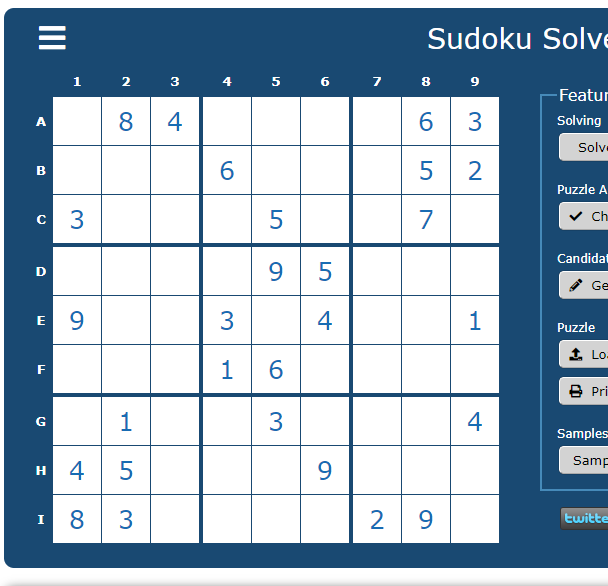
#> input picture test_images/easyBoard.png, 608 x 586 px, given in place of the camera
$ python video.py
#> lines starting #> are read from the running program, lines starting #| are printed output that depends on the picture; after the words box and inside, x2 and y2 are one past the last pixel; in counts of white or black regions, pixels touching at a corner belong together
import cv2
import numpy as np

def contours(img):
    contours, hierarchy = cv2.findContours(img, cv2.RETR_EXTERNAL, cv2.CHAIN_APPROX_NONE)
    for i in contours:
        area = cv2.contourArea(i)
        print(area)
        if area > 200:
            cv2.drawContours(imgContour, i, -1, (255, 0, 0), 3)
            perimeter = cv2.arcLength(i, True)
            approximation = cv2.approxPolyDP(i, 0.02 * perimeter, True)
            print(approximation)
            # check if rectangle and continue if not
            if len(approximation) != 4:
                continue
            x, y, w, h = cv2.boundingRect(approximation)
            cv2.rectangle(imgContour, (x, y), (x + w, y + h), (0, 255, 0), 5)
            cropped = imgCopy[y:(y+h), x:(x+w)]
            cv2.imshow("Cropped Board", cropped)


vid = cv2.VideoCapture("/dev/video2") # this video is for the second webcam on my laptop
while(True):
    ret, img = vid.read()
#> img is the input picture: shape (586, 608, 3); mean B, G, R 197.6, 181.1, 161.8
    imgContour = img.copy()
    imgCopy = img.copy()

    imgGray = cv2.cvtColor(img, cv2.COLOR_BGR2GRAY)
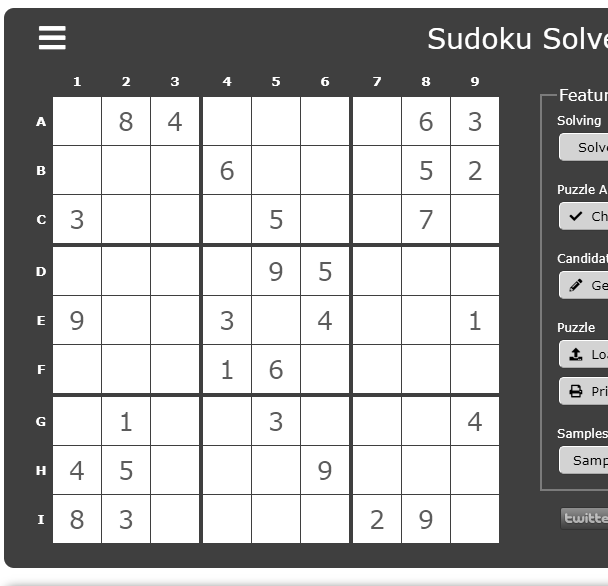
#> imgGray: shape (586, 608); min 0, max 255, mean 177.1
    imgBlur = cv2.GaussianBlur(imgGray, (5, 5), 1)
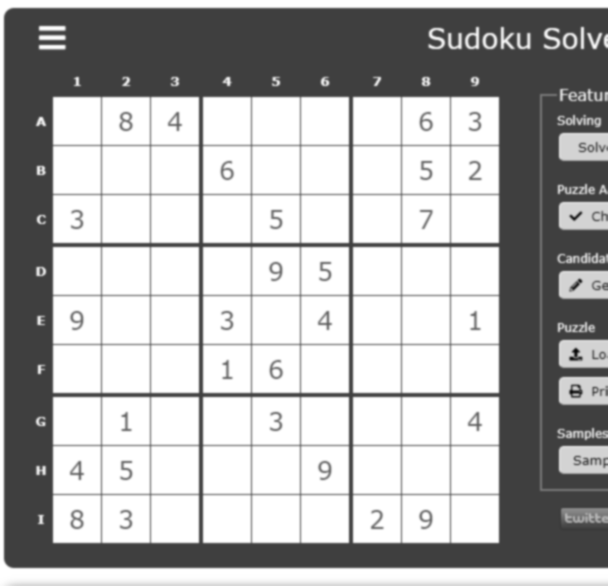
#> imgBlur: shape (586, 608); min 9, max 255, mean 177.1
    imgCanny = cv2.Canny(imgBlur, 50, 50)
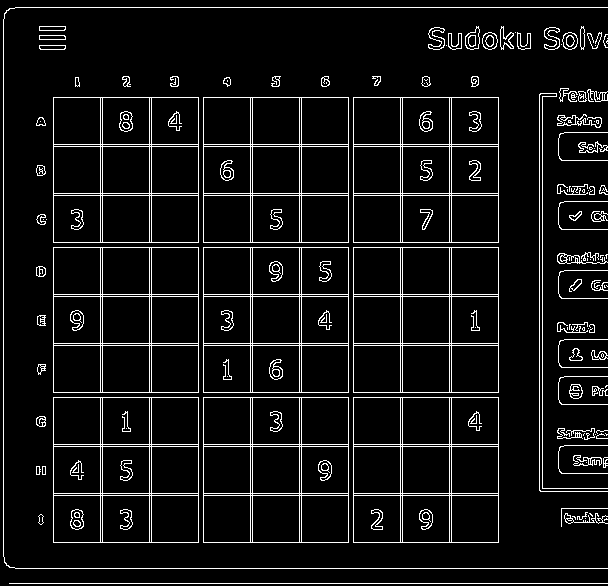
#> imgCanny: shape (586, 608); 7.3% white in thin lines or dots
    kernel = np.ones((5, 5))
    imgDil = cv2.dilate(imgCanny, kernel, iterations=1)
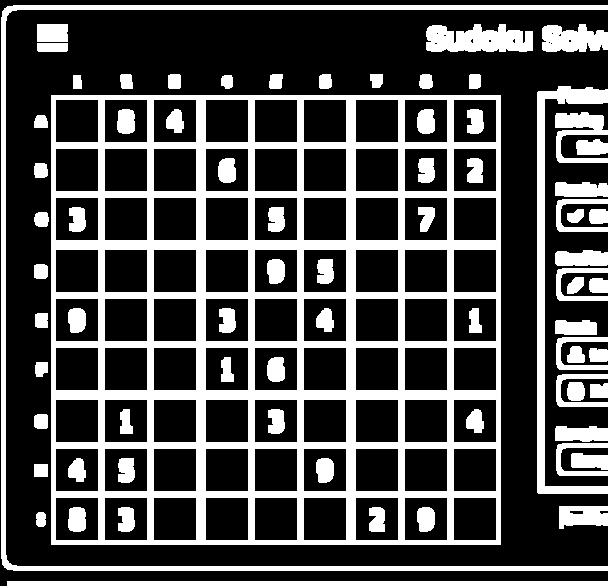
#> imgDil: shape (586, 608); 29.4% white; 75 white regions, largest, box (x1, y1, x2, y2) and area: (51, 95, 501, 545) 59616, (1, 5, 608, 571) 8846, (537, 86, 608, 494) 4619
    closing = cv2.morphologyEx(imgCanny, cv2.MORPH_CLOSE, kernel)
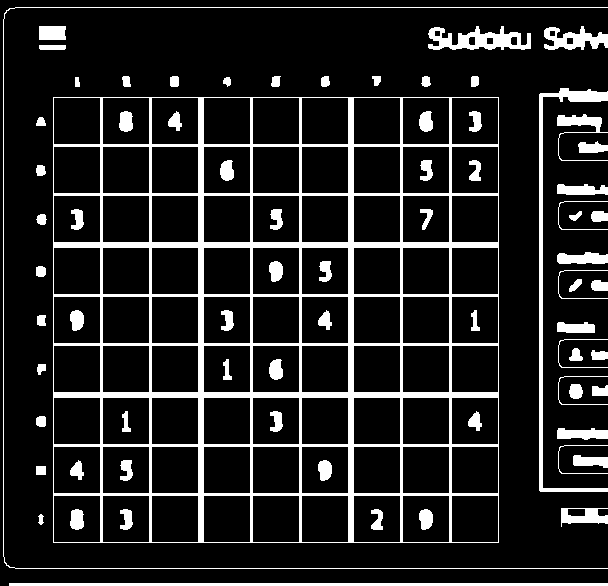
#> closing: shape (586, 608); 13.5% white; 75 white regions
    contours(closing)
#> in contours, `contours, hierarchy = cv2.findContours(img, cv2.RETR_EXTERNAL, cv2.CHA..`: contours = 47 contours, 6 with area under 20; largest, box (x1, y1, x2, y2) and area: (53, 97, 499, 543) 198025, (539, 88, 608, 492) 1902, (428, 26, 531, 50) 1344, (9, 583, 608, 586) 1196, (544, 26, 608, 50) 804
#> the loop in contours, `for i in contours:` made 47 passes
#> (area, perimeter, approximation, x, y, w, h) on passes 7, 22, 32, 46: (407, 124.1, [[557, 430], [557, 438], [607, 438], [607, 430]], 557, 430, 51, 9), (434, 122.6, [[607, 254], [559, 253], [557, 261], [607, 262]], 557, 253, 51, 10), (198025, 1780, [[53, 97], [53, 542], [498, 542], [498, 97]], 53, 97, 446, 446), (332, 78.83, [[39, 26], [39, 39], [65, 39], [65, 26]], 39, 26, 27, 14)
#> (area, perimeter, approximation) on pass 1: (1196, 1200, [[9, 583], [607, 585]])
#> (printed output is left out)
#> after the loop in contours, `for i in contours:`:
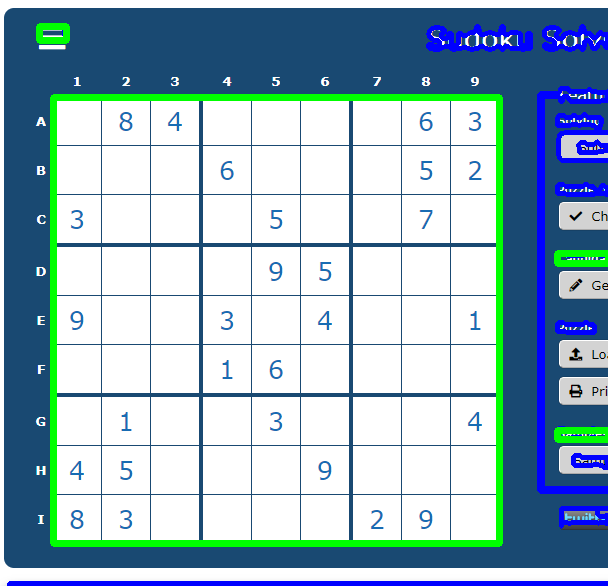
#> imgContour: shape (586, 608, 3); 7.88% of pixels changed, all inside (x1, y1, x2, y2) = (7, 23, 608, 586)
    cv2.imshow("Input", img)
    cv2.imshow("Cont", imgContour)
    cv2.waitKey(1)
